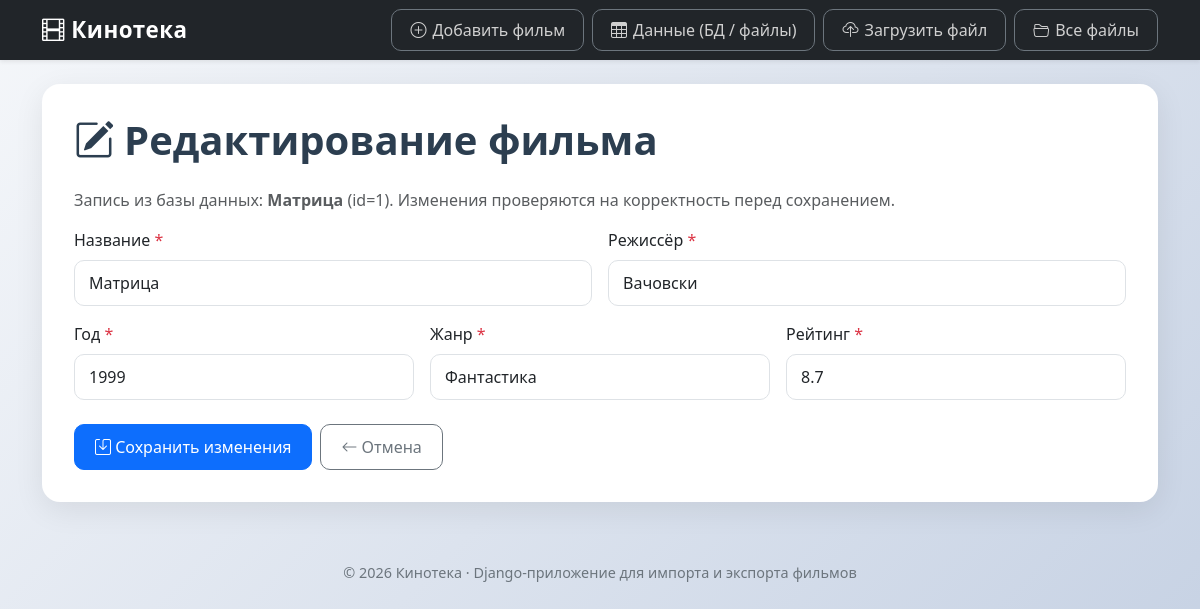
The app's page /movies/1/edit/ with its own data.
### movies/models.py (models this page shows, shortened)
class Movie(models.Model):
    title = models.CharField('Название', max_length=200)
    director = models.CharField('Режиссёр', max_length=200)
    year = models.IntegerField('Год')
    genre = models.CharField('Жанр', max_length=100)
    rating = models.FloatField('Рейтинг')
    created_at = models.DateTimeField('Дата добавления', auto_now_add=True)
    class Meta:
        verbose_name = 'Фильм'
        verbose_name_plural = 'Фильмы'
        ordering = ['-created_at', '-id']
        constraints = [
            models.UniqueConstraint(
                fields=['title', 'director', 'year'],
                name='unique_movie_title_director_year',
                violation_error_message=(
                    'Такая запись уже есть в базе данных: фильм с таким '
                    'названием, режиссёром и годом уже существует.'
                ),
            ),
        ]

### movies/views.py (the view)
# urls.py: path('movies/<int:pk>/edit/', views.movie_edit, name='movie_edit'),
def movie_edit(request, pk):
    movie = get_object_or_404(Movie, pk=pk)
    if request.method == 'POST':
        form = MovieEditForm(request.POST, instance=movie)
        if form.is_valid():
            form.save()
            messages.success(request, f'Фильм «{movie.title}» обновлён')
            return redirect(f"{reverse('data_view')}?source=db")
    else:
        form = MovieEditForm(instance=movie)
    return render(request, 'movies/edit_movie.html', {'form': form, 'movie': movie})

### movies/forms.py
class MovieEditForm(MovieValidationMixin, forms.ModelForm):
    class Meta:
        model = Movie
        fields = ['title', 'director', 'year', 'genre', 'rating']
        widgets = {
            'title': TEXT_WIDGET,
            'director': TEXT_WIDGET,
            'year': forms.NumberInput(attrs={'class': 'form-control'}),
            'genre': TEXT_WIDGET,
            'rating': forms.NumberInput(
                attrs={'class': 'form-control', 'step': '0.1'}
            ),
        }

### movies/templates/movies/edit_movie.html (shortened to what this page needs)
{% extends "movies/base.html" %}
{% block content %}
<h1 class="page-title">
    <i class="bi bi-pencil-square"></i> Редактирование фильма
</h1>
<p class="text-muted">
    Запись из базы данных: <b>{{ movie.title }}</b> (id={{ movie.id }}).
    Изменения проверяются на корректность перед сохранением.
</p>
<form method="post" novalidate>
    <div class="row g-3">
        {% for field in form %}
            <div class="{% if field.name == 'title' or field.name == 'director' %}col-md-6{% else %}col-md-4{% endif %}">
                <label class="form-label" for="{{ field.id_for_label }}">
                    {{ field.label }}
                    {% if field.field.required %}<span class="text-danger">*</span>{% endif %}
                </label>
                {{ field }}
            </div>
        {% endfor %}
    </div>
    <div class="d-flex gap-2 mt-4">
        <button type="submit" class="btn btn-primary">
            <i class="bi bi-save"></i> Сохранить изменения
        </button>
        <a href="{% url 'data_view' %}?source=db" class="btn btn-outline-secondary">
            <i class="bi bi-arrow-left"></i> Отмена
        </a>
    </div>
</form>
{% endblock %}

### movies/templates/movies/base.html (style rules this page uses)
body { background: linear-gradient(135deg, #f5f7fa 0%, #c3cfe2 100%); min-height: 100vh; font-family: 'Segoe UI', Tahoma, sans-serif; }
.page-title { font-weight: 700; color: #2c3e50; margin-bottom: 24px; display: flex; align-items: center; gap: 10px; }
.form-control, .form-select { border-radius: 10px; padding: 10px 14px; }
.btn { border-radius: 10px; font-weight: 500; padding: 10px 20px; }

### records on screen
Movie: title "Матрица", id "1", form "Матрица" "Вачовски" "1999" "Фантастика" "8.7"

### other values on screen
{{ field.label }} "Название" "Режиссёр" "Год" "Жанр" "Рейтинг"
